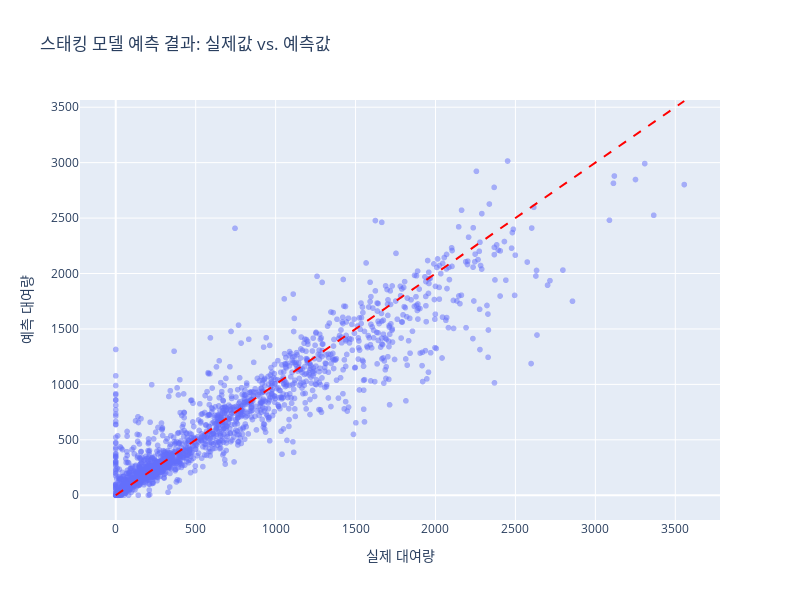

Notebook cell for this chart:
### Code cell
# 결과 시각화
fig = px.scatter(
    x=y_test,
    y=final_predictions,
    labels={'x': '실제 대여량', 'y': '예측 대여량'},
    title='스태킹 모델 예측 결과: 실제값 vs. 예측값',
    opacity=0.5
)

fig.add_shape(
    type='line',
    x0=y_test.min(), y0=y_test.min(),
    x1=y_test.max(), y1=y_test.max(),
    line=dict(color='Red', width=2, dash='dash')
)

fig.update_layout(width=800, height=600)
fig.show()

### Figure 1 — Plotly figure (JSON) as saved in the notebook; plotly's stock layout.template omitted (floating-point values rounded to 4 significant figures; data arrays with more than 128 entries replaced by an {"elided": "..."} marker saying what was removed)
{"data": [{"hovertemplate": "실제 대여량=%{x}<br>예측 대여량=%{y}<extra></extra>", "legendgroup": "", "marker": {"color": "#636efa", "opacity": 0.5, "symbol": "circle"}, "mode": "markers", "name": "", "showlegend": false, "type": "scattergl", "x": {"elided": "1752 int values"}, "xaxis": "x", "y": {"elided": "1752 float values"}, "yaxis": "y"}], "layout": {"height": 600, "legend": {"tracegroupgap": 0}, "shapes": [{"line": {"color": "Red", "dash": "dash", "width": 2}, "type": "line", "x0": 0, "x1": 3556, "y0": 0, "y1": 3556}], "title": {"text": "스태킹 모델 예측 결과: 실제값 vs. 예측값"}, "width": 800, "xaxis": {"anchor": "y", "domain": [0, 1], "title": {"text": "실제 대여량"}}, "yaxis": {"anchor": "x", "domain": [0, 1], "title": {"text": "예측 대여량"}}}}
